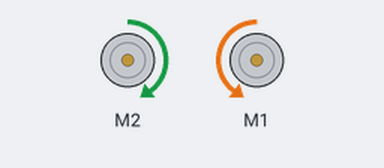
Bench run of a sketch on a simulated Arduino Uno, built with avr-gcc and run on an emulated ATmega328P. On the bench: 2 × DC motor (green arrow = forward, orange = backward, longer = faster).

Above: at 0.05 s.
Timing chart, 0 to 5.8 s (numbered marks = the images above):
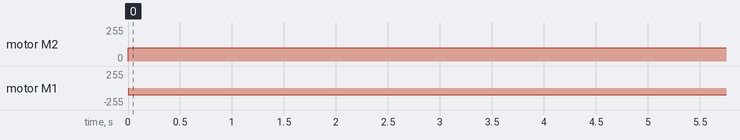

Measured:
- by itself, motor M2: stopped → forward 100/255 at 0.00 s
- by itself, motor M1: stopped → backward 100/255 at 0.00 s

The sketch:

run.ino
```cpp
#include "MeOrion.h"

MeDCMotor rightMotor(M1);
MeDCMotor leftMotor(M2);
int motorSpeed = 100;

void setup() {
  // put your setup code here, to run once:
}

void loop() {
  // put your main code here, to run repeatedly:
   leftMotor.run(motorSpeed);
   rightMotor.run(-motorSpeed);
   delay(5000);
   leftMotor.stop();
   rightMotor.stop();

   }

/*void move_distance(int distance,int motor_num){
    motor.run(motor
}*/
```
